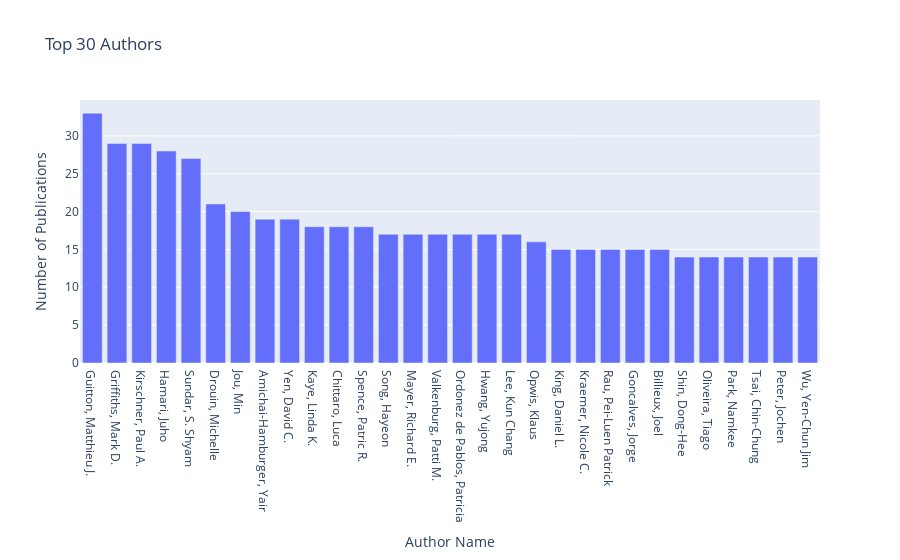

Notebook cell for this chart:
### Code cell
fig4 = go.Figure(data=[
    go.Bar(x=top30_authors.index, y=top30_authors.values)
])

fig4.update_layout(
    title='Top 30 Authors',
    xaxis_title='Author Name',
    yaxis_title='Number of Publications',
)

# 显示图表
fig4.show()

### Figure 1 — Plotly figure (JSON) as saved in the notebook; plotly's stock layout.template omitted (floating-point values rounded to 4 significant figures)
{"data": [{"type": "bar", "x": ["Guitton, Matthieu J.", "Griffiths, Mark D.", "Kirschner, Paul A.", "Hamari, Juho", "Sundar, S. Shyam", "Drouin, Michelle", "Jou, Min", "Amichai-Hamburger, Yair", "Yen, David C.", "Kaye, Linda K.", "Chittaro, Luca", "Spence, Patric R.", "Song, Hayeon", "Mayer, Richard E.", "Valkenburg, Patti M.", "Ordonez de Pablos, Patricia", "Hwang, Yujong", "Lee, Kun Chang", "Opwis, Klaus", "King, Daniel L.", "Kraemer, Nicole C.", "Rau, Pei-Luen Patrick", "Goncalves, Jorge", "Billieux, Joel", "Shin, Dong-Hee", "Oliveira, Tiago", "Park, Namkee", "Tsai, Chin-Chung", "Peter, Jochen", "Wu, Yen-Chun Jim"], "y": [33, 29, 29, 28, 27, 21, 20, 19, 19, 18, 18, 18, 17, 17, 17, 17, 17, 17, 16, 15, 15, 15, 15, 15, 14, 14, 14, 14, 14, 14]}], "layout": {"title": {"text": "Top 30 Authors"}, "xaxis": {"title": {"text": "Author Name"}}, "yaxis": {"title": {"text": "Number of Publications"}}}}
